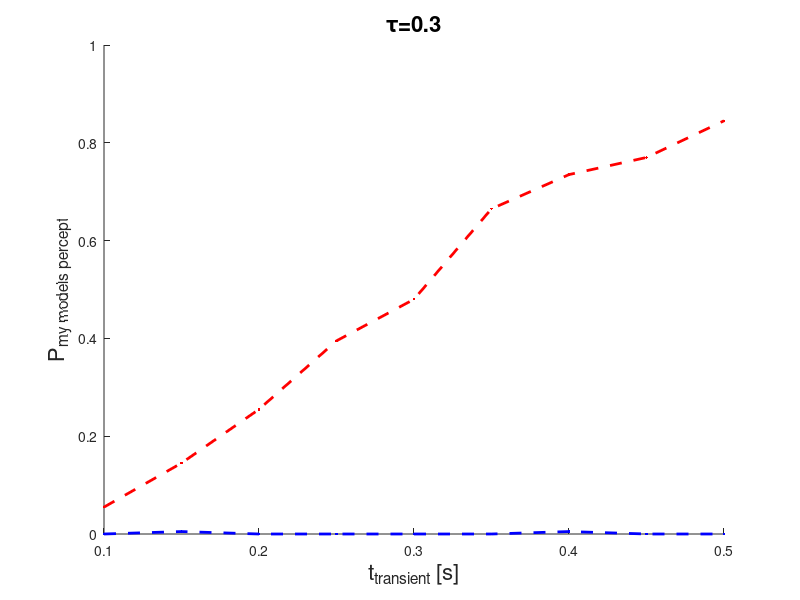
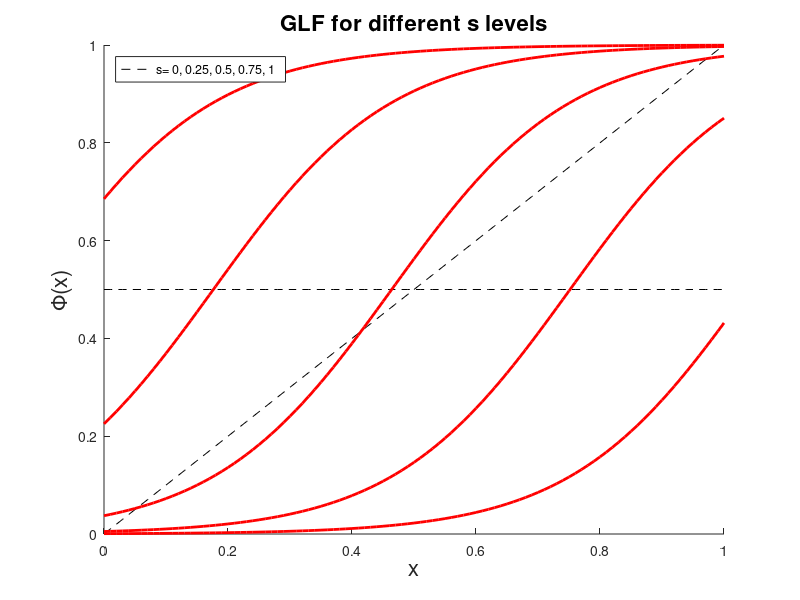
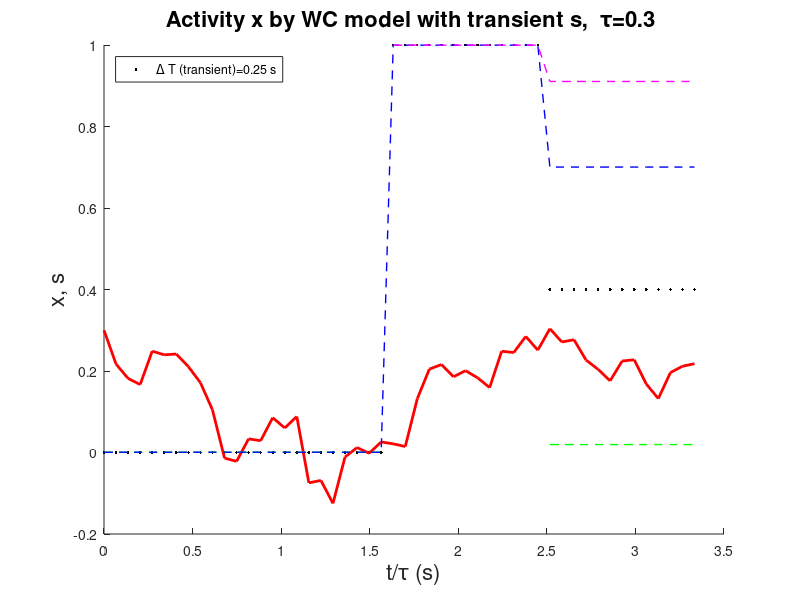

Write MATLAB code to recreate these figures, in order.
function WC_my_exp
clear all;
close all;


%%%%%%% plot GLF for different s values

x=0:0.01:1;
s=linspace(0,1,5);

figure(1);
hold on
plot(x, 0.5*ones(size(x)), 'k--');
plot(x,x,'k--');

    params.NU=1;
    params.ALPHA0=7.2755;
    params.ALPHA1=-0.7789;
    params.BETA=7;

for i=1:numel(s)
    plot(x,GLF_s(x,s(i),params),'r','LineWidth',2);
end
hold off
xlabel('x','FontSize',16);
ylabel('\Phi(x)','FontSize',16);
legend('s= 0, 0.25, 0.5, 0.75, 1 ', 'Location','NorthWest' );
title('GLF for different s levels','FontSize',16);

%%%%%%% plot activity x of a transient input s

DT=0.02;
T_end=1; % seconds
n_step=T_end/DT;
TAU=0.3;

T2=0.25;    % transient = DELTA-T
T3=0.25;    % T2=T_end * .8
            % T1=T_end-(T3+T2);

step_tot=round(n_step);
step2=round(T2/DT);
step3=round(T3/DT);
step1=step_tot-(step2+step3);

% coherence levels for s

c1=0;  % initial coherence value of s
c2=1;  % transient coherence value of s
c3=.4; % intermediate coherence value of s

s_exp=[c1*ones(1,step1), c2*ones(1,step2), c3*ones(1,step3)];

t_TAU=linspace(0,T_end,n_step)/TAU;

    x0=0.3;
    params.SIGMA=0.35;
    params.DT=0.02;
    params.TAU=0.3;
    params.SIGMA_P=params.SIGMA * sqrt (params.TAU);

xt=WilCow(s_exp,x0,params);

[yss_h, yss_m, yss_l]=WC_ss(s_exp);

figure(2);
hold on
plot(t_TAU,s_exp,'.k','LineWidth',2);
plot(t_TAU,xt,'r','LineWidth',2);
plot(t_TAU,yss_l,'--g','LineWidth',1);
plot(t_TAU,yss_m,'--b','LineWidth',1);
plot(t_TAU,yss_h,'--m','LineWidth',1);

% axis([0 10 0 1]);
hold off
xlabel('t/\tau (s)', 'FontSize', 16);
ylabel('x, s', 'FontSize', 16);
title('Activity x by WC model with transient s,  \tau=0.3 ', 'FontSize', 16);
legend('\Delta T (transient)=0.25 s ', 'Location','NorthWest' );


%%%%%% plot T2 vs activity probability

% 1. define different transient values (=T2)
% 2. each T2 corresponds to one "s"
% 3. for each s, find x by WilCow by 200 repeats
% 4. for each s, find P_yes and P_no

TAU=0.3;
DT=0.02;
T_end=1;
T3=0.25;
T2=linspace(.1,.5,9);       % 9 different transient values

P_YES1=zeros(size(T2));
P_YES2=zeros(size(T2));

N_repeat=200;

    x0=0;
    params.SIGMA=0.35;
    params.DT=0.02;
    params.TAU=0.3;
    params.SIGMA_P=params.SIGMA * sqrt (params.TAU);


for i=1:numel(T2)
   
    % coherence levels of transient s
    
    c1=0;
    c2=1;
    c3=0.4;
    
    tot_step=round(T_end/DT);
    step2=round(T2(i)/DT);
    step3=round(T3/DT);
    step1=tot_step - (step2 + step3);
    
    s_new=[c1*ones(1,step1) c2*ones(1,step2) c3*ones(1,step3)];
    s_noT2=[c1*ones(1,step1+step2) c3*ones(1,step3)];
    
%     t_TAU=DT*(1:tot_step)/TAU;
    
    N_YES1=0;
    N_YES2=0;
    
    for j=1:N_repeat
    
        x_new=WilCow(s_new,x0,params);
        x_noT2=WilCow(s_noT2,x0,params);
        
        if x_new(end) > 0.5
            N_YES1=N_YES1+1;
        end
        
        if x_noT2(end) > 0.5
            N_YES2 = N_YES2 + 1;
        end
        
    end
    
    P_YES1(i)= N_YES1 / N_repeat;
    P_YES2(i)= N_YES2 / N_repeat;
    
    
end

figure(3)

hold on;
plot(T2,P_YES1, 'r.','LineWidth',2);
plot(T2,P_YES1, 'r--','LineWidth',2);
plot(T2,P_YES2, 'b.','LineWidth',2);
plot(T2,P_YES2, 'b--','LineWidth',2);
hold off
axis([T2(1) T2(end) 0 1]);
xlabel('t_{transient} [s]', 'Fontsize', 16);
ylabel('P_{my models percept}', 'Fontsize', 16);
title(['\tau=' num2str(TAU)], 'Fontsize', 16);


printflag=1;
if printflag 
    print 'WC_my_exp_03' -depsc2;
end


return;




% calculate GLF for different s scalar values
% for GLF_s:  x is vector, s is scalar!!!!!!
function y=GLF_s(x,s,params)

% parameters for GLF function

params.NU=1;
params.ALPHA0=7.2755;
params.ALPHA1=-0.7789;
params.BETA=7;

% let us make alpha depended on input s 

alpha=params.ALPHA0 + (params.ALPHA1-params.ALPHA0)*s;

% now express GLF 

y=(1 + exp(-params.BETA*x + alpha)).^(-1/params.NU);

return;

% Wilson Cowan model for a given stimulus and initial point
function u=WilCow(st,u0,params)

dt = params.DT / params.TAU;
sigma= params.SIGMA_P;

u=zeros(1,numel(st));
u(1)=u0;
nt= sigma * sqrt(dt) * normrnd(0,1,size(st));
 
    % Numerical Integration 
    for i=2:numel(st)
        du=dt* (-u(i-1) + GLF_s(u(i-1), st(i-1) )) + nt(i-1);
        u(i) = u(i-1) + du;
    end
    
return

% find where GLF x=GLF_s(x) --- steady state points
function yzero=GLF_ss(xss,s)

params.NU=1;
params.ALPHA0=7.2755;
params.ALPHA1=-0.7789;
params.BETA=7;

yzero=GLF_s(xss,s,params)-xss;

return;

function [yss_hi, yss_mid, yss_lo]=WC_ss(s)
 
yss_hi=nan(size(s));
yss_mid=nan(size(s));
yss_lo=nan(size(s));

params.NU=1;
params.ALPHA0=7.2755;
params.ALPHA1=-0.7789;
params.BETA=7;

for i=1:numel(s)
    
    xss=fsolve(@(x) GLF_ss( x,s(i) ), [0.01 0.5 0.99], optimset('Display','off') );
    yss=GLF_s(xss, s(i), params);
    
    if abs(yss(1) - xss(1)) < 0.01
        yss_lo(i)=yss(1);
    end
    
    if abs(yss(2) - xss(2)) < 0.01
        yss_mid(i)=yss(2);
    end
    
    if abs(yss(3) - xss(3)) < 0.01
        yss_hi(i)=yss(3);
    end

end

return;
